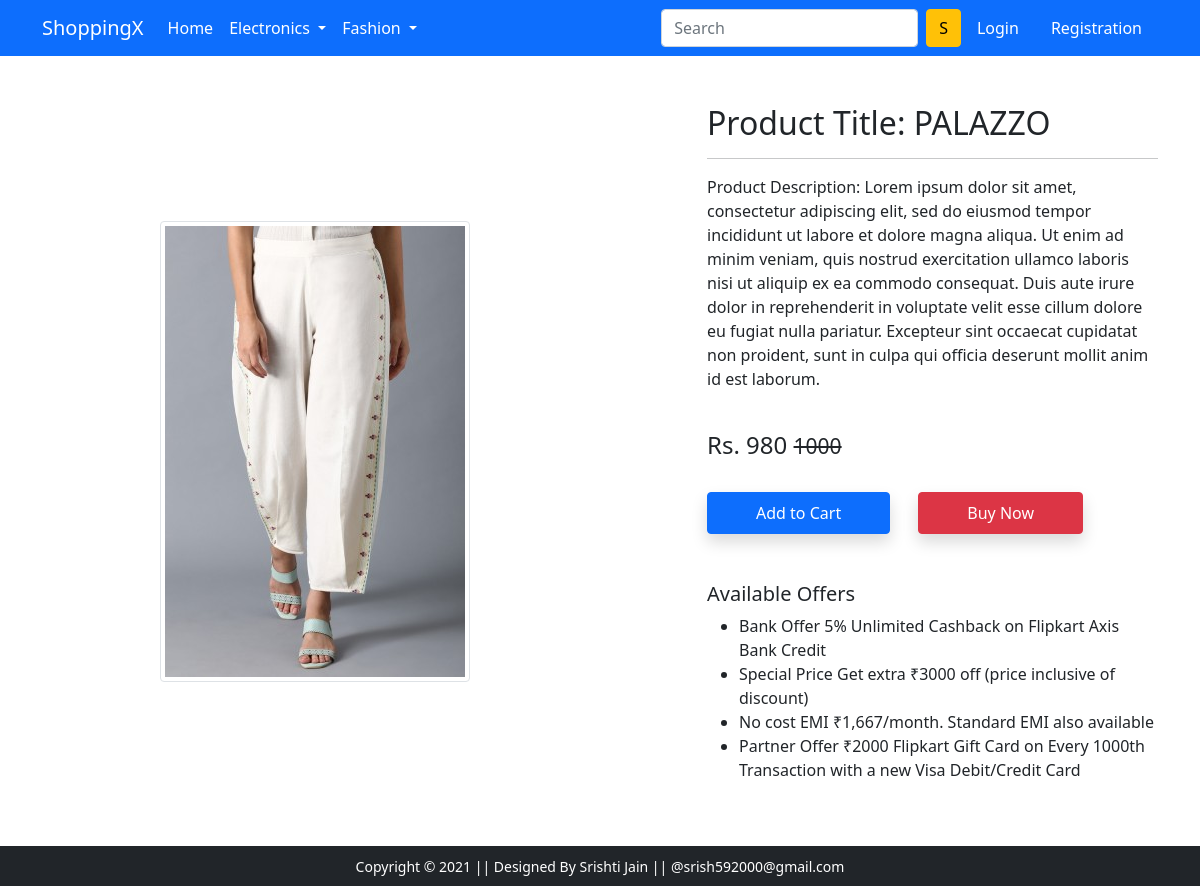
Page /product-detail/3 on the committed database.
### app/models.py (models this page shows, shortened)
class Product(models.Model):
    title = models.CharField(max_length=50)
    selling_price= models.IntegerField()
    discount_price= models.IntegerField()
    description = models.CharField(max_length=500)
    category = models.CharField(choices=CATEGORY_CHOICES , max_length=50)
    product_image = models.ImageField(null= True , blank= True , upload_to ='producting' )

### app/views.py (the view)
# urls.py: path('product-detail/<int:pk>' , views.product_detail.as_view() , name = 'product-detail'), #class based
class product_detail(View):
    def get(self, request , pk):
        product = Product.objects.get(pk=pk)
        return render(request, 'app/productdetail.html' , {'product' : product})

### app/templates/app/productdetail.html (shortened to what this page needs)
{% extends 'app/base.html' %}
{% load static %}
{% block main-content %}
<div class="container my-5">
 <div class="row">
  <div class="col-sm-6 text-center align-self-center">
   <img src="{{ product.product_image.url }}" alt="" class="img-fluid img-thumbnail">
  </div>
  <div class="col-sm-5 offset-sm-1">
   <h2>Product Title: {{product.title}}</h2>
   <hr>
   <p>Product Description: {{product.description}} </p> <br>
   <h4>Rs. {{product.discount_price}} <small class="fw-light text-decoration-line-through">{{product.selling_price}}</small></h4> <br>
   <a href="{% url 'add-to-cart' %}" class="btn btn-primary shadow px-5 py-2">Add to Cart</a>
   <a href="{% url 'buy-now' %}" class="btn btn-danger shadow px-5 py-2 ms-4">Buy Now</a>
   <h5 class="mt-5">Available Offers</h5>
   <ul>
    <li>Bank Offer 5% Unlimited Cashback on Flipkart Axis Bank Credit</li>
    <li>Special Price Get extra ₹3000 off (price inclusive of discount)</li>
    <li>No cost EMI ₹1,667/month. Standard EMI also available</li>
    <li>Partner Offer ₹2000 Flipkart Gift Card on Every 1000th Transaction with a new Visa Debit/Credit Card</li>
   </ul>
  </div>
 </div>
</div>
{% endblock main-content %}

### rows in the picture
Product: product_image (picture), title "PALAZZO", description "Lorem ipsum dolor sit amet, consectetur adipiscing elit, sed do eiusmod tempor incididunt ut labore et dolore magna aliqua. Ut enim ad minim veniam, quis nostrud exercitation ullamco laboris nisi ut aliquip ex ea commodo consequat. Duis aute irure dolor in reprehenderit in voluptate velit esse cillum dolore eu fugiat nulla pariatur. Excepteur sint occaecat cupidatat non proident, sunt in culpa qui officia deserunt mollit anim id est laborum.", discount_price "980", selling_price "1000"
